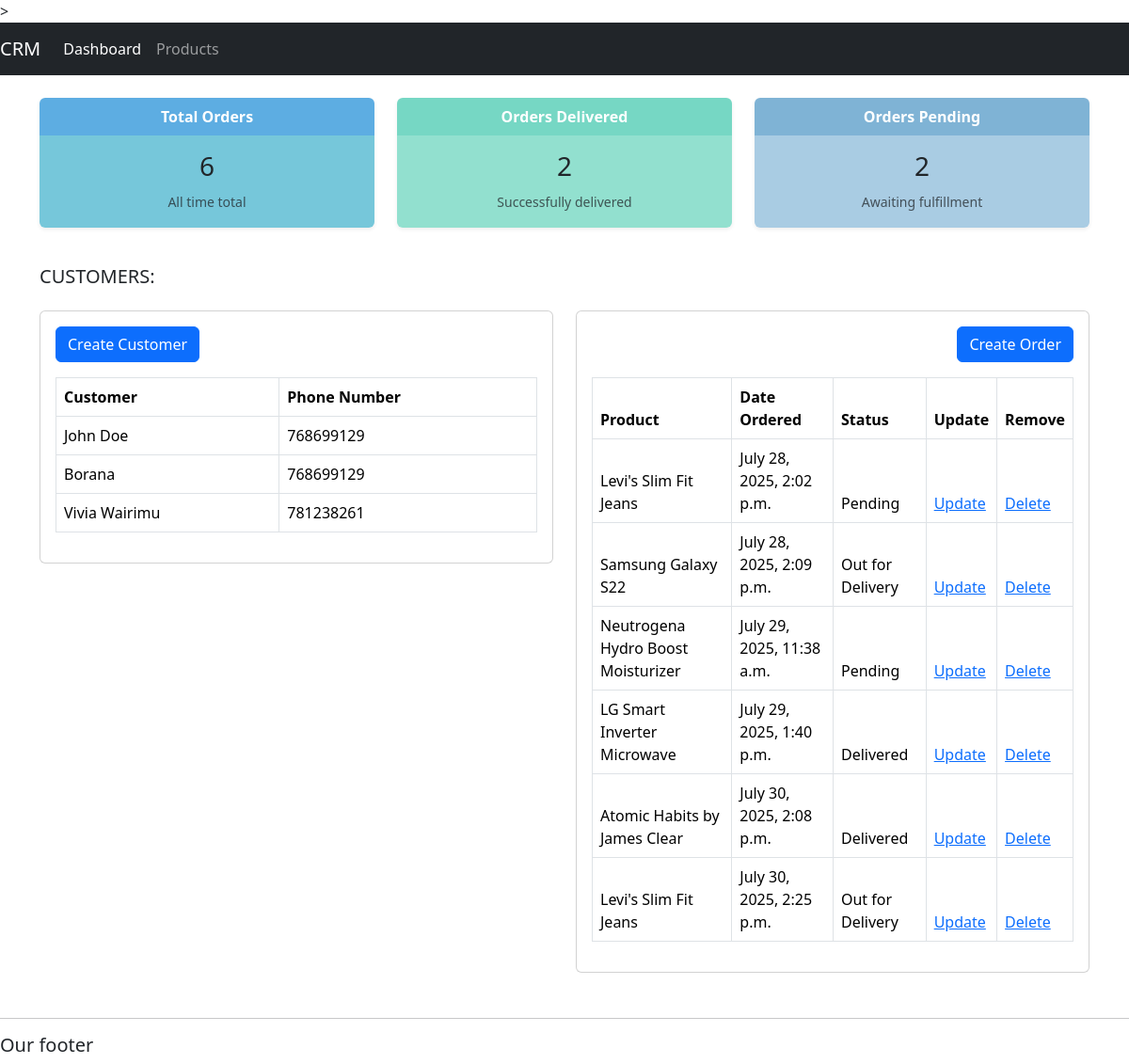
/, run on an earlier commit of the app's database.
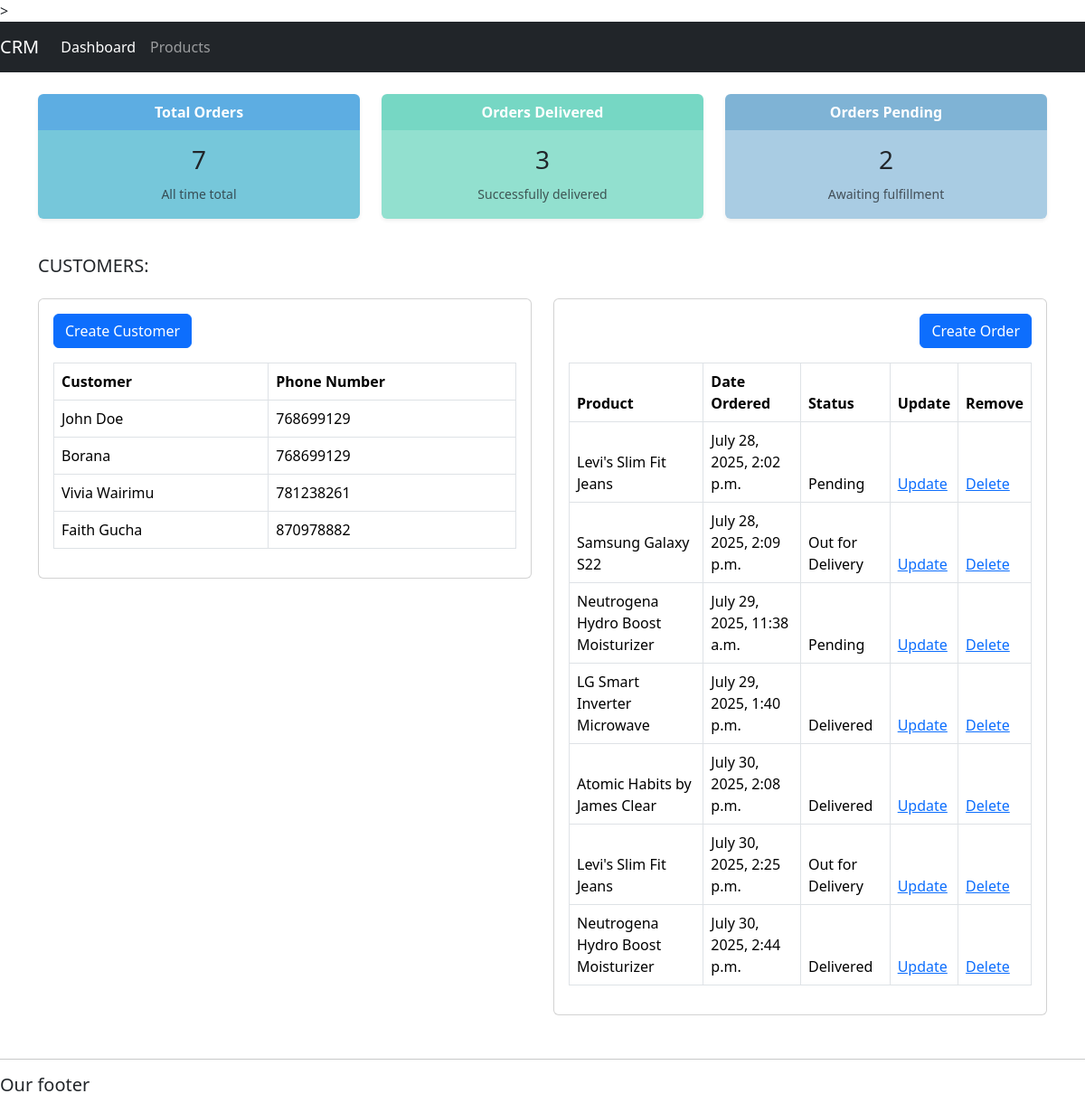
And on a later commit of the database.
### accounts/models.py (models this page shows, shortened)
class Customer(models.Model):
    name = models.CharField(max_length= 150, null= True)
    phone = models.IntegerField( null= True)
    email = models.EmailField(max_length= 200, null= True)
    day_created = models.DateTimeField(auto_now_add= True, null = True)

class Orders(models.Model):
    ORDER_STATUS = [
        ('Pending', 'Pending'),
        ('Delivered', 'Delivered'),
        ('Out for Delivery', 'Out for Delivery'),
    ]
    Customer = models.ForeignKey(Customer, on_delete= models.CASCADE)
    product = models.ForeignKey(Product, on_delete= models.SET_NULL, null= True )
    date_ordered = models.DateTimeField(auto_now_add= True, null= True)
    status = models.CharField(max_length= 500, null= True, choices= ORDER_STATUS)

class Product(models.Model):
    PRODUCT_CATEGORY = [
        ('Electronics', 'Electronics'),
        ('Clothing', 'Clothing'),
        ('Home Appliances', 'Home Appliances'),
        ('Books', 'Books'),
        ('Beauty & Personal Care', 'Beauty & Personal Care')
    ]
    name = models.CharField(max_length= 100, null = True)
    price = models.FloatField(null= True)
    category = models.CharField(max_length= 200, null = True, choices= PRODUCT_CATEGORY)
    description = models.CharField(max_length= 500, null= True)
    date_created = models.DateTimeField(auto_now_add= True, null= True)
    def __str__(self):
        return self.name

### accounts/views.py (the view)
# urls.py: 2. Add a URL to urlpatterns:  path('', views.home, name='home')
def home(request):
    orders = Orders.objects.all()
    customers = Customer.objects.all()
    total_customers = customers.count()
    total_orders = orders.count()
    delivered = Orders.objects.filter(status='Delivered').count()
    pending = Orders.objects.filter(status='Pending').count()
    context = {'orders': orders, 'customers':customers, 'delivered':delivered, 'pending':pending, 'total_customers': total_customers, 'total_orders': total_orders}
    return render(request, 'accounts/dashboard.html',context)

### accounts/templates/accounts/dashboard.html (shortened to what this page needs)
{% extends "accounts/base.html" %}
    {%block content%}
    {% include "accounts/status.html" %}
    <div class="container my-4">
  <h5 class="mb-4">CUSTOMERS:</h5>
  <div class="row">
    <div class="col-md-6 mb-4">
      <div class="card">
        <div class="card-body">
          <a href="{% url 'create_customer' %}" class="btn btn-primary mb-3">Create Customer</a>
          <table class="table table-bordered">
            <thead class="thead-light">
              <tr>
                <th>Customer</th>
                <th>Phone Number</th>
              </tr>
            </thead>
            <tbody>
                {% for customer in customers%}
                <tr>
                  <td>{{customer.name}}</td>
                  <td>{{customer.phone}}</td>
                  </tr>
                {%endfor%}
            </tbody>
          </table>
        </div>
      </div>
    </div>
    <div class="col-md-6 mb-4">
      <div class="card">
        <div class="card-body">
          <a href="{% url 'create_order' %}" class="btn btn-primary mb-3 float-end">Create Order</a>
          <div class="clearfix"></div>
          <table class="table table-bordered">
            <thead class="thead-light">
              <tr>
                <th>Product</th>
                <th>Date Ordered</th>
                <th>Status</th>
                <th>Update</th>
                <th>Remove</th>
              </tr>
               {% for order in orders%}
                <tr>
                  <td>{{order.product}}</td>
                  <td>{{order.date_ordered}}</td>
                   <td>{{order.status}}</td>
                   <td><a href="{% url 'update_order' order.id %}">Update</td>
                    <td><a href="{% url 'delete_order' order.id %}">Delete</td>
                  </tr>
                {%endfor%}
            </thead>
          </table>
        </div>
      </div>
    </div>
  </div>
</div>
    {%endblock%}

What changed in the data, as far as the page shows it:
added Customer: name "Faith Gucha", phone "870978882"
added Orders: product "Neutrogena Hydro Boost Moisturizer", date_ordered "July 30, 2025, 2:44 p.m.", status "Delivered"
Also different on the page:
{{ total_orders }}: "6" → "7"
{{ delivered }}: "2" → "3"
